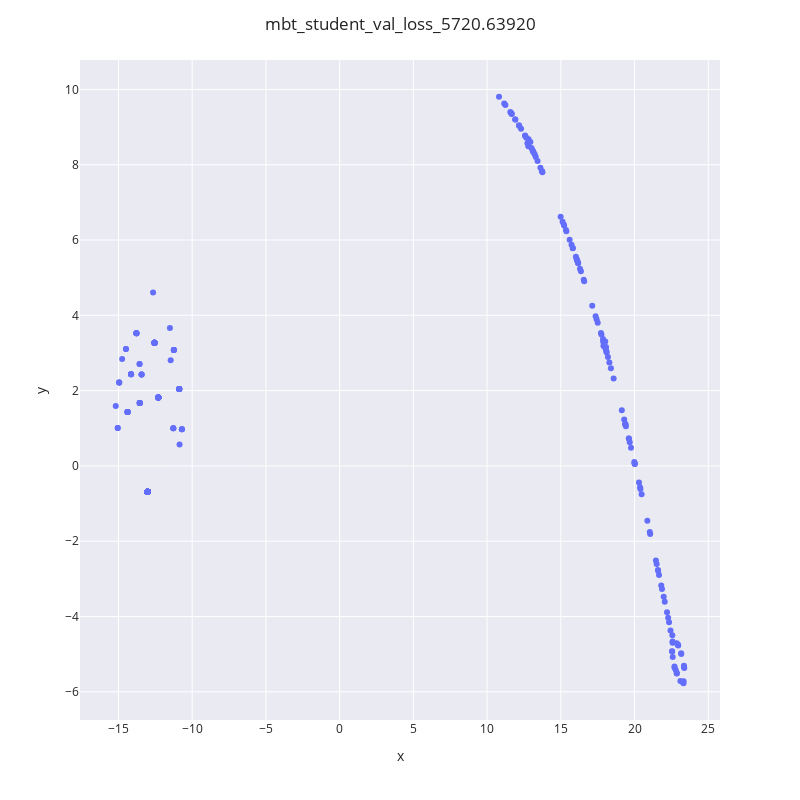

The code cell stored with this chart in its notebook:
### Code cell
chkpt_name = "mbt_student_val_loss_5720.63920"
pkl_path = f"saved_models/{chkpt_name}.pkl"
with open(pkl_path, "rb") as fh:
    embeddings_obj = pickle.load(fh)

embeddings_cleaned = clean_nans(embeddings_obj)
plot_embeddings(embeddings_cleaned, chkpt_name)

### Figure 1 — Plotly figure (JSON) as saved in the notebook; plotly's stock layout.template omitted (floating-point values rounded to 4 significant figures; data arrays with more than 128 entries replaced by an {"elided": "..."} marker saying what was removed)
{"data": [{"customdata": {"elided": "312x1 str values"}, "hovertemplate": "x=%{x}<br>y=%{y}<br>labels=%{customdata[0]}<extra></extra>", "legendgroup": "", "marker": {"color": "#636efa", "symbol": "circle"}, "mode": "markers", "name": "", "orientation": "v", "showlegend": false, "type": "scatter", "x": {"elided": "312 float values"}, "xaxis": "x", "y": {"elided": "312 float values"}, "yaxis": "y"}], "layout": {"autosize": false, "height": 800, "legend": {"tracegroupgap": 0}, "margin": {"t": 60}, "title": {"text": "mbt_student_val_loss_5720.63920"}, "width": 800, "xaxis": {"anchor": "y", "domain": [0, 1], "title": {"text": "x"}}, "yaxis": {"anchor": "x", "domain": [0, 1], "title": {"text": "y"}}}}
